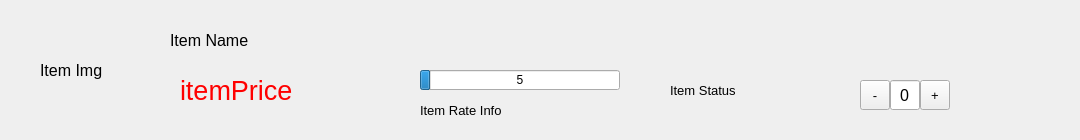
<?xml version="1.0" encoding="UTF-8"?>
<ui version="4.0">
 <class>Item</class>
 <widget class="QWidget" name="Item">
  <property name="geometry">
   <rect>
    <x>0</x>
    <y>0</y>
    <width>1080</width>
    <height>140</height>
   </rect>
  </property>
  <property name="sizePolicy">
   <sizepolicy hsizetype="Minimum" vsizetype="Minimum">
    <horstretch>0</horstretch>
    <verstretch>0</verstretch>
   </sizepolicy>
  </property>
  <property name="minimumSize">
   <size>
    <width>1080</width>
    <height>140</height>
   </size>
  </property>
  <property name="windowTitle">
   <string>Form</string>
  </property>
  <widget class="QLabel" name="itemName">
   <property name="geometry">
    <rect>
     <x>170</x>
     <y>10</y>
     <width>880</width>
     <height>60</height>
    </rect>
   </property>
   <property name="font">
    <font>
     <pointsize>12</pointsize>
    </font>
   </property>
   <property name="text">
    <string>Item Name</string>
   </property>
  </widget>
  <widget class="QProgressBar" name="itemRate">
   <property name="geometry">
    <rect>
     <x>420</x>
     <y>70</y>
     <width>200</width>
     <height>20</height>
    </rect>
   </property>
   <property name="maximum">
    <number>100</number>
   </property>
   <property name="value">
    <number>5</number>
   </property>
   <property name="format">
    <string>%p</string>
   </property>
  </widget>
  <widget class="QLabel" name="itemRateInfo">
   <property name="geometry">
    <rect>
     <x>420</x>
     <y>100</y>
     <width>200</width>
     <height>20</height>
    </rect>
   </property>
   <property name="font">
    <font>
     <pointsize>10</pointsize>
    </font>
   </property>
   <property name="text">
    <string>Item Rate Info</string>
   </property>
  </widget>
  <widget class="QLineEdit" name="itemNum">
   <property name="geometry">
    <rect>
     <x>890</x>
     <y>80</y>
     <width>30</width>
     <height>30</height>
    </rect>
   </property>
   <property name="font">
    <font>
     <pointsize>12</pointsize>
    </font>
   </property>
   <property name="text">
    <string>0</string>
   </property>
   <property name="alignment">
    <set>Qt::AlignCenter</set>
   </property>
  </widget>
  <widget class="QToolButton" name="addButton">
   <property name="geometry">
    <rect>
     <x>920</x>
     <y>80</y>
     <width>30</width>
     <height>30</height>
    </rect>
   </property>
   <property name="font">
    <font>
     <pointsize>10</pointsize>
    </font>
   </property>
   <property name="text">
    <string>+</string>
   </property>
  </widget>
  <widget class="QToolButton" name="subButton">
   <property name="geometry">
    <rect>
     <x>860</x>
     <y>80</y>
     <width>30</width>
     <height>30</height>
    </rect>
   </property>
   <property name="font">
    <font>
     <pointsize>10</pointsize>
    </font>
   </property>
   <property name="text">
    <string>-</string>
   </property>
  </widget>
  <widget class="QLabel" name="itemPrice">
   <property name="geometry">
    <rect>
     <x>180</x>
     <y>70</y>
     <width>150</width>
     <height>40</height>
    </rect>
   </property>
   <property name="font">
    <font>
     <pointsize>20</pointsize>
    </font>
   </property>
   <property name="styleSheet">
    <string notr="true">color: rgb(255, 0, 0);</string>
   </property>
   <property name="text">
    <string>itemPrice</string>
   </property>
  </widget>
  <widget class="QLabel" name="itemStatus">
   <property name="geometry">
    <rect>
     <x>670</x>
     <y>80</y>
     <width>130</width>
     <height>20</height>
    </rect>
   </property>
   <property name="font">
    <font>
     <pointsize>10</pointsize>
    </font>
   </property>
   <property name="text">
    <string>Item Status</string>
   </property>
  </widget>
  <widget class="QLabel" name="itemImg">
   <property name="geometry">
    <rect>
     <x>40</x>
     <y>10</y>
     <width>120</width>
     <height>120</height>
    </rect>
   </property>
   <property name="font">
    <font>
     <pointsize>12</pointsize>
    </font>
   </property>
   <property name="text">
    <string>Item Img</string>
   </property>
  </widget>
 </widget>
 <resources/>
 <connections/>
</ui>
